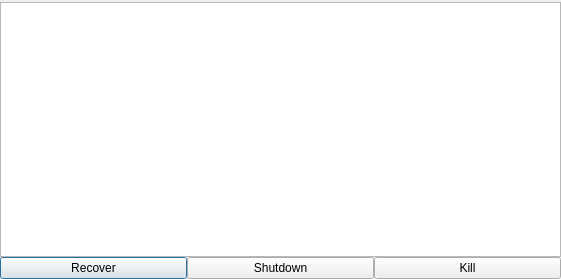
<?xml version="1.0" encoding="UTF-8"?>
<ui version="4.0">
 <class>ExceptionWindow</class>
 <widget class="QDialog" name="ExceptionWindow">
  <property name="geometry">
   <rect>
    <x>0</x>
    <y>0</y>
    <width>561</width>
    <height>279</height>
   </rect>
  </property>
  <property name="windowTitle">
   <string>Exception</string>
  </property>
  <property name="windowIcon">
   <iconset resource="pictures.qrc">
    <normaloff>:/huggle/pictures/Resources/huggle3_small.ico</normaloff>:/huggle/pictures/Resources/huggle3_small.ico</iconset>
  </property>
  <layout class="QVBoxLayout" name="verticalLayout">
   <property name="spacing">
    <number>0</number>
   </property>
   <property name="leftMargin">
    <number>0</number>
   </property>
   <property name="topMargin">
    <number>2</number>
   </property>
   <property name="rightMargin">
    <number>0</number>
   </property>
   <property name="bottomMargin">
    <number>0</number>
   </property>
   <item>
    <widget class="QTextEdit" name="textEdit">
     <property name="readOnly">
      <bool>true</bool>
     </property>
    </widget>
   </item>
   <item>
    <layout class="QHBoxLayout" name="horizontalLayout">
     <property name="spacing">
      <number>0</number>
     </property>
     <item>
      <widget class="QPushButton" name="pushButton">
       <property name="text">
        <string notr="true">Recover</string>
       </property>
      </widget>
     </item>
     <item>
      <widget class="QPushButton" name="pushButton_2">
       <property name="text">
        <string notr="true">Shutdown</string>
       </property>
      </widget>
     </item>
     <item>
      <widget class="QPushButton" name="pushButton_3">
       <property name="text">
        <string notr="true">Kill</string>
       </property>
      </widget>
     </item>
    </layout>
   </item>
  </layout>
 </widget>
 <resources>
  <include location="pictures.qrc"/>
 </resources>
 <connections/>
</ui>
